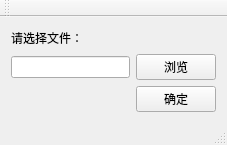
<?xml version="1.0" encoding="UTF-8"?>
<ui version="4.0">
 <class>MainWindow</class>
 <widget class="QMainWindow" name="MainWindow">
  <property name="geometry">
   <rect>
    <x>0</x>
    <y>0</y>
    <width>227</width>
    <height>145</height>
   </rect>
  </property>
  <property name="windowTitle">
   <string>MainWindow</string>
  </property>
  <widget class="QWidget" name="centralWidget">
   <layout class="QGridLayout" name="gridLayout">
    <item row="0" column="0">
     <widget class="QLabel" name="label">
      <property name="text">
       <string>请选择文件：</string>
      </property>
     </widget>
    </item>
    <item row="1" column="0">
     <widget class="QLineEdit" name="lineEdit"/>
    </item>
    <item row="1" column="1">
     <widget class="QPushButton" name="pushButton">
      <property name="text">
       <string>浏览</string>
      </property>
     </widget>
    </item>
    <item row="2" column="1">
     <widget class="QPushButton" name="pushButton_2">
      <property name="text">
       <string>确定</string>
      </property>
     </widget>
    </item>
   </layout>
  </widget>
  <widget class="QMenuBar" name="menuBar">
   <property name="geometry">
    <rect>
     <x>0</x>
     <y>0</y>
     <width>227</width>
     <height>23</height>
    </rect>
   </property>
  </widget>
  <widget class="QToolBar" name="mainToolBar">
   <attribute name="toolBarArea">
    <enum>TopToolBarArea</enum>
   </attribute>
   <attribute name="toolBarBreak">
    <bool>false</bool>
   </attribute>
  </widget>
  <widget class="QStatusBar" name="statusBar"/>
 </widget>
 <layoutdefault spacing="6" margin="11"/>
 <resources/>
 <connections/>
</ui>
